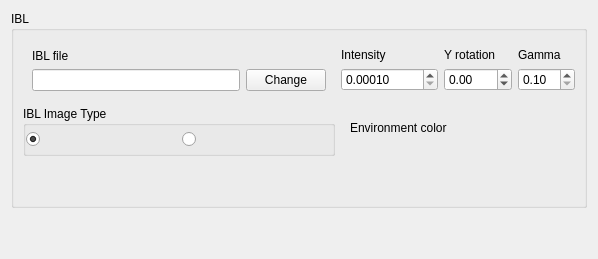
      <widget class="QWidget" name="IBL">
       <layout class="QVBoxLayout" name="verticalLayout_4">
        <item>
         <widget class="QGroupBox" name="gbIBL">
          <property name="sizePolicy">
           <sizepolicy hsizetype="Preferred" vsizetype="Preferred">
            <horstretch>0</horstretch>
            <verstretch>0</verstretch>
           </sizepolicy>
          </property>
          <property name="minimumSize">
           <size>
            <width>0</width>
            <height>0</height>
           </size>
          </property>
          <property name="title">
           <string>IBL</string>
          </property>
          <property name="checkable">
           <bool>false</bool>
          </property>
          <property name="checked">
           <bool>false</bool>
          </property>
          <layout class="QGridLayout" name="gridLayout_5">
           <item row="2" column="0">
            <spacer name="verticalSpacer_5">
             <property name="orientation">
              <enum>Qt::Vertical</enum>
             </property>
             <property name="sizeHint" stdset="0">
              <size>
               <width>20</width>
               <height>40</height>
              </size>
             </property>
            </spacer>
           </item>
           <item row="0" column="0">
            <widget class="QFrame" name="frIBLMapName">
             <property name="sizePolicy">
              <sizepolicy hsizetype="Preferred" vsizetype="Fixed">
               <horstretch>0</horstretch>
               <verstretch>0</verstretch>
              </sizepolicy>
             </property>
             <layout class="QVBoxLayout" name="verticalLayout_14">
              <item>
               <widget class="QLabel" name="label_46">
                <property name="sizePolicy">
                 <sizepolicy hsizetype="Preferred" vsizetype="Fixed">
                  <horstretch>0</horstretch>
                  <verstretch>0</verstretch>
                 </sizepolicy>
                </property>
                <property name="text">
                 <string>IBL file</string>
                </property>
               </widget>
              </item>
              <item>
               <layout class="QHBoxLayout" name="horizontalLayout_17">
                <item>
                 <widget class="QLineEdit" name="iblFileName">
                  <property name="toolTip">
                   <string>File name for the IBL map</string>
                  </property>
                  <property name="readOnly">
                   <bool>false</bool>
                  </property>
                 </widget>
                </item>
                <item>
                 <widget class="QPushButton" name="btnIBLMapChange">
                  <property name="text">
                   <string>Change</string>
                  </property>
                 </widget>
                </item>
               </layout>
              </item>
             </layout>
            </widget>
           </item>
           <item row="0" column="2">
            <widget class="QFrame" name="frRotation">
             <property name="sizePolicy">
              <sizepolicy hsizetype="Preferred" vsizetype="Fixed">
               <horstretch>0</horstretch>
               <verstretch>0</verstretch>
              </sizepolicy>
             </property>
             <layout class="QVBoxLayout" name="verticalLayout_16">
              <property name="margin">
               <number>0</number>
              </property>
              <item>
               <widget class="QLabel" name="label_49">
                <property name="text">
                 <string>Y rotation</string>
                </property>
               </widget>
              </item>
              <item>
               <widget class="QDoubleSpinBox" name="YaxisRotation">
                <property name="toolTip">
                 <string>Rotation of the IBL environment along the vertical axis</string>
                </property>
                <property name="minimum">
                 <double>-359.000000000000000</double>
                </property>
                <property name="maximum">
                 <double>359.000000000000000</double>
                </property>
               </widget>
              </item>
             </layout>
            </widget>
           </item>
           <item row="0" column="1">
            <widget class="QFrame" name="frIBLGain">
             <property name="sizePolicy">
              <sizepolicy hsizetype="Preferred" vsizetype="Fixed">
               <horstretch>0</horstretch>
               <verstretch>0</verstretch>
              </sizepolicy>
             </property>
             <layout class="QVBoxLayout" name="verticalLayout_15">
              <property name="margin">
               <number>0</number>
              </property>
              <item>
               <widget class="QLabel" name="label_48">
                <property name="text">
                 <string>Intensity</string>
                </property>
               </widget>
              </item>
              <item>
               <widget class="QDoubleSpinBox" name="iblGain">
                <property name="toolTip">
                 <string>IBL light gain</string>
                </property>
                <property name="decimals">
                 <number>5</number>
                </property>
                <property name="minimum">
                 <double>0.000100000000000</double>
                </property>
                <property name="maximum">
                 <double>50000.000000000000000</double>
                </property>
                <property name="singleStep">
                 <double>0.100000000000000</double>
                </property>
               </widget>
              </item>
             </layout>
            </widget>
           </item>
           <item row="1" column="1" colspan="2">
            <widget class="QFrame" name="frIBLColor">
             <property name="sizePolicy">
              <sizepolicy hsizetype="Preferred" vsizetype="Fixed">
               <horstretch>0</horstretch>
               <verstretch>0</verstretch>
              </sizepolicy>
             </property>
             <property name="toolTip">
              <string>Color to be mixed with the IBL map</string>
             </property>
             <layout class="QVBoxLayout" name="verticalLayout_13">
              <item>
               <widget class="QLabel" name="label_47">
                <property name="text">
                 <string>Environment color</string>
                </property>
               </widget>
              </item>
              <item>
               <widget class="ReColorPicker" name="iblColor"/>
              </item>
             </layout>
            </widget>
           </item>
           <item row="1" column="0">
            <widget class="QGroupBox" name="groupBox_2">
             <property name="sizePolicy">
              <sizepolicy hsizetype="Preferred" vsizetype="Fixed">
               <horstretch>0</horstretch>
               <verstretch>0</verstretch>
              </sizepolicy>
             </property>
             <property name="minimumSize">
              <size>
               <width>312</width>
               <height>0</height>
              </size>
             </property>
             <property name="title">
              <string>IBL Image Type</string>
             </property>
             <layout class="QHBoxLayout" name="horizontalLayout_18">
              <property name="leftMargin">
               <number>0</number>
              </property>
              <property name="topMargin">
               <number>6</number>
              </property>
              <property name="rightMargin">
               <number>0</number>
              </property>
              <property name="bottomMargin">
               <number>6</number>
              </property>
              <item>
               <widget class="QRadioButton" name="iblMapLatLong">
                <property name="toolTip">
                 <string>LatLong format</string>
                </property>
                <property name="text">
                 <string/>
                </property>
                <property name="icon">
                 <iconset resource="../resources/RealityUI.qrc">
                  <normaloff>:/images/iblMapLatlong.png</normaloff>:/images/iblMapLatlong.png</iconset>
                </property>
                <property name="iconSize">
                 <size>
                  <width>112</width>
                  <height>56</height>
                 </size>
                </property>
                <property name="checked">
                 <bool>true</bool>
                </property>
               </widget>
              </item>
              <item>
               <widget class="QRadioButton" name="iblMapAngular">
                <property name="toolTip">
                 <string>Angular format</string>
                </property>
                <property name="text">
                 <string/>
                </property>
                <property name="icon">
                 <iconset resource="../resources/RealityUI.qrc">
                  <normaloff>:/images/iblMapAngular.png</normaloff>:/images/iblMapAngular.png</iconset>
                </property>
                <property name="iconSize">
                 <size>
                  <width>112</width>
                  <height>56</height>
                 </size>
                </property>
               </widget>
              </item>
             </layout>
            </widget>
           </item>
           <item row="0" column="3">
            <widget class="QFrame" name="frGamma">
             <property name="sizePolicy">
              <sizepolicy hsizetype="Preferred" vsizetype="Fixed">
               <horstretch>0</horstretch>
               <verstretch>0</verstretch>
              </sizepolicy>
             </property>
             <layout class="QVBoxLayout" name="verticalLayout_17">
              <property name="margin">
               <number>0</number>
              </property>
              <item>
               <widget class="QLabel" name="label_50">
                <property name="text">
                 <string>Gamma</string>
                </property>
               </widget>
              </item>
              <item>
               <widget class="QDoubleSpinBox" name="gamma">
                <property name="toolTip">
                 <string>IBL gamma</string>
                </property>
                <property name="decimals">
                 <number>2</number>
                </property>
                <property name="minimum">
                 <double>0.100000000000000</double>
                </property>
                <property name="maximum">
                 <double>10.000000000000000</double>
                </property>
                <property name="singleStep">
                 <double>0.100000000000000</double>
                </property>
               </widget>
              </item>
             </layout>
            </widget>
           </item>
          </layout>
          <zorder>frIBLMapName</zorder>
          <zorder>frRotation</zorder>
          <zorder>frIBLGain</zorder>
          <zorder>frIBLColor</zorder>
          <zorder>groupBox_2</zorder>
          <zorder>verticalSpacer_5</zorder>
          <zorder>frGamma</zorder>
         </widget>
        </item>
        <item>
         <spacer name="verticalSpacer_2">
          <property name="orientation">
           <enum>Qt::Vertical</enum>
          </property>
          <property name="sizeHint" stdset="0">
           <size>
            <width>20</width>
            <height>40</height>
           </size>
          </property>
         </spacer>
        </item>
       </layout>
      </widget>
